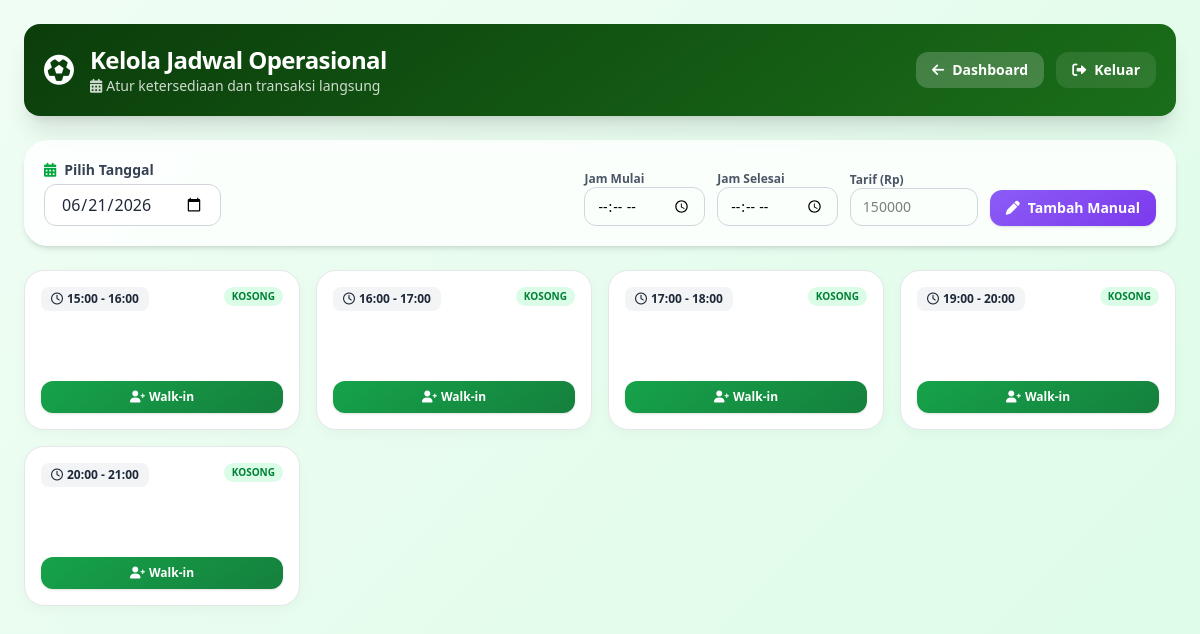
Page /views/admin/kelola_jadwal.php?tanggal=2026-06-21 (signed in) on the committed database.
### tables this page shows
CREATE TABLE `slot_waktu` (
  `id_slot` int(11) NOT NULL,
  `id_lapangan` int(11) NOT NULL,
  `tanggal` date NOT NULL,
  `jam_mulai` time NOT NULL,
  `jam_selesai` time NOT NULL,
  `status_slot` enum('kosong','terkunci','terisi') DEFAULT 'kosong',
  `lock_expired_at` datetime DEFAULT NULL,
  `tarif` decimal(10,2) NOT NULL
);

### controllers/KelolaJadwalController.php (called while the page is built, shortened)
<?php
require_once __DIR__ . '/../config/database.php';
require_once __DIR__ . '/../repositories/SlotRepository.php';
class KelolaJadwalController {
    private $slotRepo;
    public function __construct() {
        $database = new Database();
        $this->db = $database->getConnection();
        $this->slotRepo = new SlotRepository($this->db);
    }
    public function lihatJadwal($tanggal) {
        return $this->slotRepo->findByTanggal($tanggal);
    }
}

### config/database.php (called while the page is built, shortened)
<?php
class Database {
    private $host = "localhost";
    private $db_name = "futsal_booking";
    private $username = "root";
    private $password = "";
    public function getConnection() {
        $this->conn = null;
        try {
            $this->conn = new PDO(
                "mysql:host=" . $this->host . ";dbname=" . $this->db_name,
                $this->username,
                $this->password
            );
            $this->conn->setAttribute(PDO::ATTR_ERRMODE, PDO::ERRMODE_EXCEPTION);
            $this->conn->setAttribute(PDO::ATTR_DEFAULT_FETCH_MODE, PDO::FETCH_OBJ);
        } catch(PDOException $exception) {
            echo "Koneksi database gagal: " . $exception->getMessage();
        }
        return $this->conn;
    }
}

### repositories/SlotRepository.php (called while the page is built, shortened)
<?php
class SlotRepository {
    private $db;
    public function __construct($dbConnection) {
        $this->db = $dbConnection;
    }
    public function findByTanggal($tanggal) {
        $query = "SELECT *,
                  CASE
                    WHEN status_slot = 'terisi' AND TIMESTAMP(tanggal, jam_selesai) < NOW() THEN 'selesai'
                    WHEN status_slot = 'terkunci' AND lock_expired_at < NOW() THEN 'kosong'
                    ELSE status_slot
                  END as status_riil
                  FROM slot_waktu
                  WHERE tanggal = :tanggal
                  ORDER BY jam_mulai ASC";
        $stmt = $this->db->prepare($query);
        $stmt->bindParam(":tanggal", $tanggal);
        $stmt->execute();
        return $stmt->fetchAll();
    }
}

### views/admin/kelola_jadwal.php (the view, shortened to what this page needs)
<?php
$jadwalController = new KelolaJadwalController();
$jadwalController->handleAksiAdmin();
$tanggalPilihan = $_GET['tanggal'] ?? date('Y-m-d');
$listSlot = $jadwalController->lihatJadwal($tanggalPilihan);
?>
<!DOCTYPE html>
<html lang="id">
<head>
    <script src="https://cdn.jsdelivr.net/npm/@tailwindcss/browser@4"></script>
    <link rel="stylesheet" href="https://cdnjs.cloudflare.com/ajax/libs/font-awesome/6.0.0-beta3/css/all.min.css">
</head>
<body class="min-h-screen p-4 md:p-6">
    <div class="max-w-6xl mx-auto">
        <div class="header-gradient rounded-2xl p-5 flex flex-wrap items-center justify-between shadow-xl mb-6 text-white">
            <div class="flex items-center gap-4">
                <i class="fas fa-futbol text-3xl"></i>
                <div>
                    <h1 class="text-2xl font-extrabold tracking-tight">Kelola Jadwal Operasional</h1>
                    <p class="text-sm opacity-80"><i class="fas fa-calendar-alt mr-1"></i>Atur ketersediaan dan transaksi langsung</p>
                </div>
            </div>
            <div class="flex items-center gap-3">
                <a href="dashboard.php" class="bg-white/20 hover:bg-white/30 px-4 py-2 rounded-xl text-sm font-semibold transition flex items-center gap-2 backdrop-blur">
                    <i class="fas fa-arrow-left"></i> Dashboard
                </a>
                <a href="../logout.php" class="bg-white/10 hover:bg-white/20 px-4 py-2 rounded-xl text-sm font-semibold transition flex items-center gap-2 backdrop-blur">
                    <i class="fas fa-sign-out-alt"></i> Keluar
                </a>
            </div>
        </div>
        <div class="form-manual p-5 rounded-2xl shadow-md mb-6">
            <div class="flex flex-wrap items-end gap-4">
                <div>
                    <label class="block text-sm font-semibold text-gray-700 mb-1"><i class="fas fa-calendar-alt text-green-600 mr-2"></i>Pilih Tanggal</label>
                    <form method="GET" action="" id="formTanggal" class="inline">
                        <input type="date" name="tanggal" value="<?php echo $tanggalPilihan; ?>" onchange="document.getElementById('formTanggal').submit();"
                               class="px-4 py-2 border border-gray-300 rounded-xl focus:ring-2 focus:ring-green-500 focus:border-green-500 outline-none text-gray-800 font-medium bg-white">
                    </form>
                </div>
                <form method="POST" action="" class="flex flex-wrap items-end gap-3 ml-auto">
                    <div>
                        <label class="block text-xs font-semibold text-gray-600">Jam Mulai</label>
                        <input type="time" name="jam_mulai" required class="px-3 py-2 border border-gray-300 rounded-xl focus:ring-2 focus:ring-purple-500 focus:border-purple-500 outline-none text-sm">
                    </div>
                    <div>
                        <label class="block text-xs font-semibold text-gray-600">Jam Selesai</label>
                        <input type="time" name="jam_selesai" required class="px-3 py-2 border border-gray-300 rounded-xl focus:ring-2 focus:ring-purple-500 focus:border-purple-500 outline-none text-sm">
                    </div>
                    <div>
                        <label class="block text-xs font-semibold text-gray-600">Tarif (Rp)</label>
                        <input type="number" name="tarif" required placeholder="150000" class="px-3 py-2 border border-gray-300 rounded-xl focus:ring-2 focus:ring-purple-500 focus:border-purple-500 outline-none text-sm w-32">
                    </div>
                    <button type="submit" class="btn-manual text-white font-semibold px-4 py-2 rounded-xl shadow-sm flex items-center gap-2 text-sm">
                        <i class="fas fa-pen"></i> Tambah Manual
                    </button>
                </form>
            </div>
        </div>
        <div class="grid grid-cols-2 sm:grid-cols-3 md:grid-cols-4 gap-4">
            <?php if (empty($listSlot)): ?>
                <div class="col-span-full bg-white/80 backdrop-blur p-12 rounded-2xl text-center text-gray-500 shadow-md border-2 border-dashed border-gray-300">
                    <i class="fas fa-clock text-4xl text-gray-300 mb-2 block"></i>
                    Belum ada jam operasional yang dibuka untuk tanggal ini.<br>
                    <span class="text-xs text-gray-400">Gunakan tombol <strong>“Buka Slot Otomatis”</strong> atau <strong>“Tambah Manual”</strong> di atas.</span>
                </div>
            <?php else: ?>
                <?php foreach ($listSlot as $slot):
                    $statusClass = 'border-gray-200 bg-white';
                    $statusLabel = 'Kosong';
                    $badgeColor = 'bg-green-100 text-green-700';
                ?>
                    <div class="slot-card-admin p-4 border <?php echo $statusClass; ?> flex flex-col justify-between h-40">
                        <div class="flex justify-between items-start">
                            <span class="text-xs font-bold text-gray-800 bg-gray-100 px-2.5 py-1 rounded-lg">
                                <i class="far fa-clock mr-1"></i><?php echo date('H:i', strtotime($slot->jam_mulai)) . ' - ' . date('H:i', strtotime($slot->jam_selesai)); ?>
                            </span>
                            <span class="text-[10px] uppercase font-bold <?php echo $badgeColor; ?> px-2 py-0.5 rounded-full"><?php echo $statusLabel; ?></span>
                        </div>
                        <div class="mt-auto">
                            <?php if ($slot->status_riil === 'kosong'): ?>
                                <form method="POST" action="" onsubmit="return confirm('Entri pelanggan Walk-in di jam ini?');">
                                    <button type="submit" class="btn-walkin w-full text-white text-xs font-bold py-2 rounded-xl shadow-sm flex items-center justify-center gap-1">
                                        <i class="fas fa-user-plus"></i> Walk-in
                                    </button>
                                </form>
                            <?php else: ?>
                                <button disabled class="w-full bg-gray-200 text-gray-400 text-xs font-medium py-2 rounded-xl cursor-not-allowed flex items-center justify-center gap-1">
                                    <i class="fas fa-lock"></i> <?php echo ($slot->status_riil === 'selesai') ? 'Selesai' : 'Terkunci'; ?>
                                </button>
                            <?php endif; ?>
                        </div>
                    </div>
                <?php endforeach; ?>
            <?php endif; ?>
        </div>
    </div>
</body>
</html>

### views/admin/kelola_jadwal.php (style rules this page uses)
body { background: linear-gradient(135deg, #f0fdf4 0%, #dcfce7 100%); font-family: 'Segoe UI', Tahoma, Geneva, Verdana, sans-serif; }
.header-gradient { background: linear-gradient(145deg, #0b3d0b, #1a6e1a); }
.slot-card-admin { border-radius: 1.25rem; transition: all 0.15s ease; box-shadow: 0 4px 12px rgba(0,0,0,0.03); }
.btn-walkin { background: linear-gradient(145deg, #16a34a, #15803d); transition: all 0.2s ease; }
.btn-manual { background: linear-gradient(145deg, #8b5cf6, #7c3aed); transition: all 0.2s ease; }
.form-manual { background: rgba(255,255,255,0.8); backdrop-filter: blur(4px); border-radius: 1.5rem; }

### rows in the picture
slot_waktu: jam_mulai "15:00", jam_selesai "16:00", statusLabel "KOSONG"
slot_waktu: jam_mulai "16:00", jam_selesai "17:00", statusLabel "KOSONG"
slot_waktu: jam_mulai "17:00", jam_selesai "18:00", statusLabel "KOSONG"
slot_waktu: jam_mulai "19:00", jam_selesai "20:00", statusLabel "KOSONG"
slot_waktu: jam_mulai "20:00", jam_selesai "21:00", statusLabel "KOSONG"
